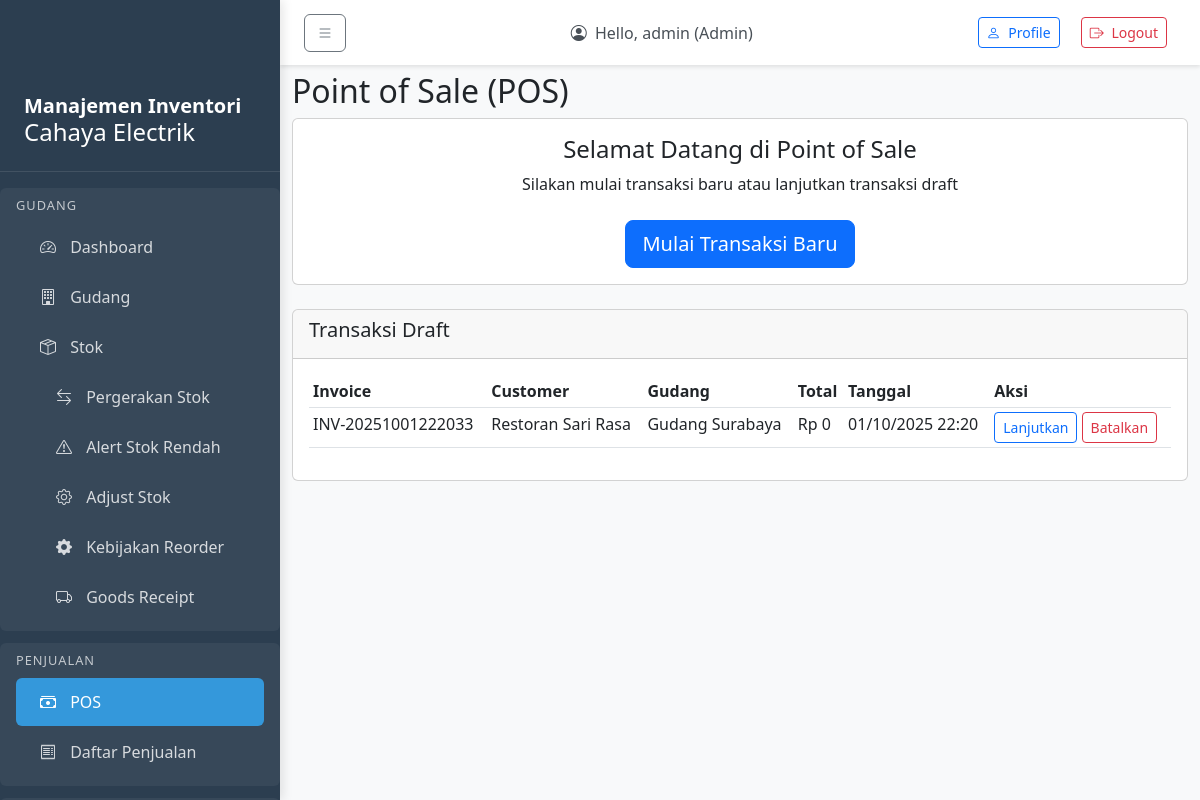
The app's page /sales/pos/ (signed in), older data.
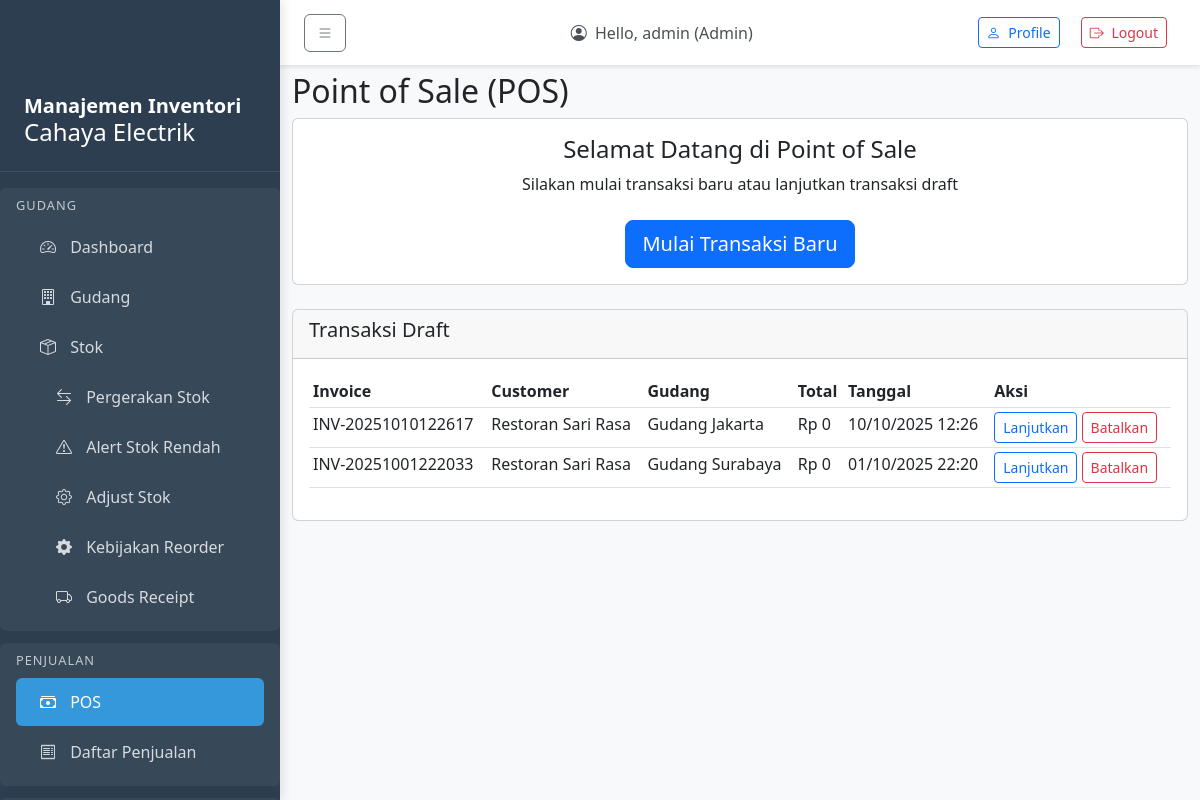
The same page, newer data.
### sales/models.py (models this page shows, shortened)
class Sale(models.Model):
    STATUS_CHOICES = [
        ('DRAFT', 'Draft'),
        ('PAID', 'Paid'),
        ('CANCELLED', 'Cancelled'),
    ]
    invoice_number = models.CharField(max_length=40, unique=True)
    customer = models.ForeignKey(Customer, on_delete=models.CASCADE, null=True, blank=True)
    warehouse = models.ForeignKey(Warehouse, on_delete=models.CASCADE)
    status = models.CharField(max_length=20, choices=STATUS_CHOICES, default='DRAFT')
    total_amount = models.DecimalField(max_digits=14, decimal_places=2, default=0)
    sold_at = models.DateTimeField(auto_now_add=True)
    class Meta:
        db_table = 'sale'
        indexes = [
            models.Index(fields=['sold_at', 'status']),
        ]

### master/models.py (models this page shows, shortened)
class Customer(models.Model):
    name = models.CharField(max_length=150)
    phone = models.CharField(max_length=30, blank=True)
    email = models.CharField(max_length=100, blank=True)
    address = models.CharField(max_length=255, blank=True)
    is_active = models.BooleanField(default=True)
    created_at = models.DateTimeField(auto_now_add=True)
    class Meta:
        db_table = 'customer'

### inventory/models.py (models this page shows, shortened)
class Warehouse(models.Model):
    code = models.CharField(max_length=20, unique=True)
    name = models.CharField(max_length=100)
    address = models.CharField(max_length=255, blank=True)
    created_at = models.DateTimeField(auto_now_add=True)
    class Meta:
        db_table = 'warehouse'

### sales/views.py (the view)
# urls.py: path('pos/', views.pos_view, name='pos'),
@login_required
def pos_view(request):
    if request.user.role not in ['cashier', 'manager', 'admin']:
        raise PermissionDenied("Anda tidak memiliki akses ke fitur ini.")
    draft_sales = Sale.objects.filter(status='DRAFT').order_by('-id')
    context = {
        'draft_sales': draft_sales,
        'form': POSForm(),  # For creating new transactions
    }
    return render(request, 'sales/pos.html', context)

### templates/sales/pos.html (shortened to what this page needs)
{% extends 'base.html' %}
{% block content %}
<div class="row">
    <div class="col-md-12">
        <h2>Point of Sale (POS)</h2>
    </div>
</div>
<div class="row">
    <div class="col-md-12">
        <div class="card">
            <div class="card-body text-center">
                <h4>Selamat Datang di Point of Sale</h4>
                <p class="mb-4">Silakan mulai transaksi baru atau lanjutkan transaksi draft</p>
                <div class="d-grid gap-2 d-md-flex justify-content-md-center">
                    <a href="{% url 'sales:pos_unified' %}" class="btn btn-primary btn-lg">Mulai Transaksi Baru</a>
                </div>
            </div>
        </div>
        {% if draft_sales %}
        <div class="card mt-4">
            <div class="card-header">
                <h5>Transaksi Draft</h5>
            </div>
            <div class="card-body">
                <div class="table-responsive">
                    <table class="table table-sm">
                        <thead>
                            <tr>
                                <th>Invoice</th>
                                <th>Customer</th>
                                <th>Gudang</th>
                                <th>Total</th>
                                <th>Tanggal</th>
                                <th>Aksi</th>
                            </tr>
                        </thead>
                        <tbody>
                            {% for sale in draft_sales %}
                            <tr>
                                <td>{{ sale.invoice_number }}</td>
                                <td>{{ sale.customer.name|default:"-" }}</td>
                                <td>{{ sale.warehouse.name }}</td>
                                <td>Rp {{ sale.total_amount|floatformat:0 }}</td>
                                <td>{{ sale.sold_at|date:"d/m/Y H:i" }}</td>
                                <td>
                                    <a href="{% url 'sales:pos_unified' sale.id %}" class="btn btn-sm btn-outline-primary">Lanjutkan</a>
                                    <a href="{% url 'sales:pos_cancel' sale.id %}" class="btn btn-sm btn-outline-danger" onclick="return confirm('Apakah Anda yakin ingin membatalkan transaksi ini?')">Batalkan</a>
                                </td>
                            </tr>
                            {% endfor %}
                        </tbody>
                    </table>
                </div>
            </div>
        </div>
        {% endif %}
    </div>
</div>
{% endblock %}

Row changes from the older to the newer data that the page shows:
added Sale: invoice_number "INV-20251010122617", customer.name "Restoran Sari Rasa", warehouse.name "Gudang Jakarta", total_amount "0", sold_at "10/10/2025 12:26"
